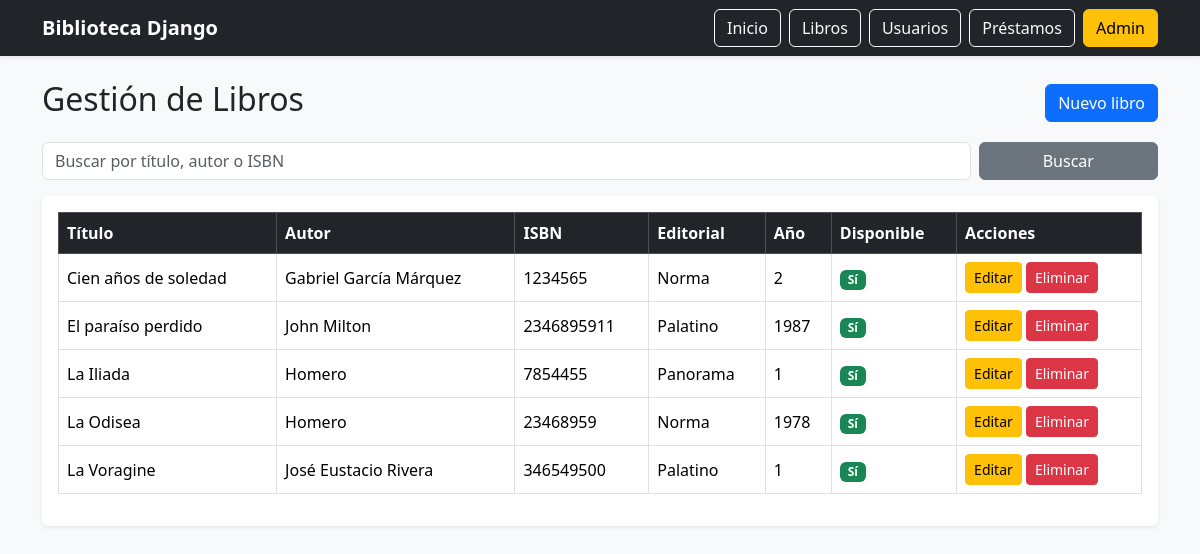
The app's page /libros/ with its own data.
### core/models.py (models this page shows, shortened)
class Libro(models.Model):
    titulo = models.CharField(max_length=200)
    autor = models.CharField(max_length=100)
    isbn = models.CharField(max_length=20, unique=True)
    editorial = models.CharField(max_length=100, blank=True, null=True)
    anio_publicacion = models.PositiveIntegerField()
    disponible = models.BooleanField(default=True)
    class Meta:
        ordering = ["titulo"]

### core/views.py (the view)
# urls.py: path('libros/', views.lista_libros, name='lista_libros'),
def lista_libros(request):
    sincronizar_disponibilidad_libros()
    busqueda = request.GET.get("busqueda", "").strip()
    libros = Libro.objects.all()
    if busqueda:
        libros = libros.filter(
            Q(titulo__icontains=busqueda) |
            Q(autor__icontains=busqueda) |
            Q(isbn__icontains=busqueda)
        )
    return render(request, "libros/lista.html", {
        "libros": libros,
        "busqueda": busqueda
    })

### core/views.py (called while the page is built)
def sincronizar_disponibilidad_libros():
    for libro in Libro.objects.all():
        tiene_prestamo_activo = Prestamo.objects.filter(
            libro=libro,
            devuelto=False
        ).exists()
        libro.disponible = not tiene_prestamo_activo
        libro.save(update_fields=["disponible"])

### templates/libros/lista.html
{% extends 'base.html' %}
{% block content %}
<div class="d-flex justify-content-between align-items-center mb-3">
    <h2>Gestión de Libros</h2>
    <a href="{% url 'crear_libro' %}" class="btn btn-primary">Nuevo libro</a>
</div>
<form method="get" class="row g-2 mb-3">
    <div class="col-md-10">
        <input type="text" name="busqueda" class="form-control" placeholder="Buscar por título, autor o ISBN" value="{{ busqueda }}">
    </div>
    <div class="col-md-2 d-grid">
        <button type="submit" class="btn btn-secondary">Buscar</button>
    </div>
</form>
<div class="card shadow-sm border-0">
    <div class="card-body">
        <div class="table-responsive">
            <table class="table table-bordered table-hover align-middle">
                <thead class="table-dark">
                    <tr>
                        <th>Título</th>
                        <th>Autor</th>
                        <th>ISBN</th>
                        <th>Editorial</th>
                        <th>Año</th>
                        <th>Disponible</th>
                        <th>Acciones</th>
                    </tr>
                </thead>
                <tbody>
                    {% for libro in libros %}
                    <tr>
                        <td>{{ libro.titulo }}</td>
                        <td>{{ libro.autor }}</td>
                        <td>{{ libro.isbn }}</td>
                        <td>{{ libro.editorial }}</td>
                        <td>{{ libro.anio_publicacion }}</td>
                        <td>
                            {% if libro.disponible %}
                                <span class="badge bg-success">Sí</span>
                            {% else %}
                                <span class="badge bg-danger">No</span>
                            {% endif %}
                        </td>
                        <td>
                            <a href="{% url 'editar_libro' libro.id %}" class="btn btn-warning btn-sm">Editar</a>
                            <a href="{% url 'eliminar_libro' libro.id %}" class="btn btn-danger btn-sm" onclick="return confirm('¿Seguro que deseas eliminar este libro?')">Eliminar</a>
                        </td>
                    </tr>
                    {% empty %}
                    <tr>
                        <td colspan="7" class="text-center">No hay libros registrados.</td>
                    </tr>
                    {% endfor %}
                </tbody>
            </table>
        </div>
    </div>
</div>
{% endblock %}

### records on screen
Libro: titulo "Cien años de soledad", autor "Gabriel García Márquez", isbn "1234565", editorial "Norma", anio_publicacion "2", disponible "Sí"
Libro: titulo "El paraíso perdido", autor "John Milton", isbn "2346895911", editorial "Palatino", anio_publicacion "1987", disponible "Sí"
Libro: titulo "La Iliada", autor "Homero", isbn "7854455", editorial "Panorama", anio_publicacion "1", disponible "Sí"
Libro: titulo "La Odisea", autor "Homero", isbn "23468959", editorial "Norma", anio_publicacion "1978", disponible "Sí"
Libro: titulo "La Voragine", autor "José Eustacio Rivera", isbn "346549500", editorial "Palatino", anio_publicacion "1", disponible "Sí"
